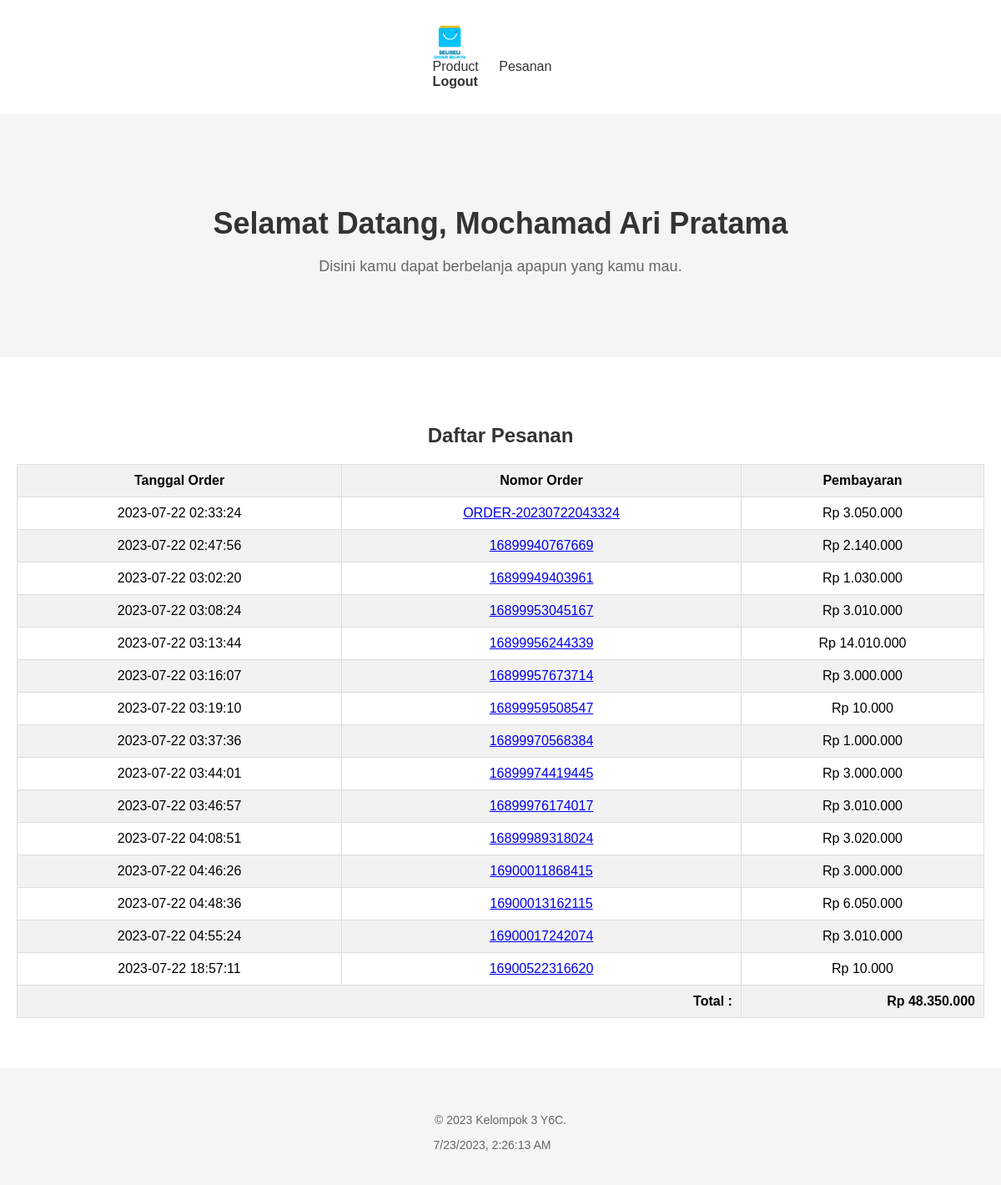
The app's page /dashboard.php (signed in) with its own data.
### tables this page shows
CREATE TABLE `users` (
  `id` int(11) NOT NULL,
  `username` varchar(50) NOT NULL,
  `password` varchar(255) NOT NULL,
  `nama` varchar(50) NOT NULL
);

CREATE TABLE `order` (
  `order_id` int(11) NOT NULL,
  `order_number` varchar(100) NOT NULL,
  `username` varchar(50) NOT NULL,
  `total_pembayaran` decimal(10,2) NOT NULL,
  `tanggal_order` timestamp NOT NULL DEFAULT current_timestamp()
);

### koneksi.php (called while the page is built, shortened)
<?php
function connectDB() {
    $servername = "localhost";
    $username = "root";
    $password = "";
    $dbname = "ecommerce";
    $conn = new mysqli($servername, $username, $password, $dbname);
    return $conn;
}
?>

### dashboard.php (the view, shortened to what this page needs)
<?php
require_once "koneksi.php";
$username = $_SESSION["username"];
$conn = connectDB();
$sql = "SELECT nama FROM users WHERE username = '$username'";
$result = $conn->query($sql);
$nama = "";
if ($result->num_rows == 1) {
    $row = $result->fetch_assoc();
    $nama = $row["nama"];
}
function getOrder($username) {
    $conn = connectDB();
    $sql = "SELECT * FROM `order` WHERE username = '$username'";
    $result = $conn->query($sql);
    $order = array();
    if ($result->num_rows > 0) {
        while ($row = $result->fetch_assoc()) {
            $order[] = $row;
        }
    }
    return $order;
}
$order = getOrder($username);
?>
<!DOCTYPE html>
<html>
<head>
    <link rel="stylesheet" type="text/css" href="css/dashboard.css">
</head>
<body>
    <header>
        <nav>
            <div class="container">
                            <div class="logo-container">
                                <a class="logo" href="#"><img src="logo/logo_header.png" alt="Logo"></a>
                            </div>
                            <ul class="menu">
                                <li><a href="master_data_produk.php">Product</a></li>
                                <li><a href="order.php">Pesanan</a></li>
                            </ul>
                            <a class="logout" href="logout.php">Logout</a>
            </div>
        </nav>
    </header>
    <main>
        <section class="banner">
            <div class="container">
                <h1>Selamat Datang, <?php echo $nama; ?></h1>
                <p>Disini kamu dapat berbelanja apapun yang kamu mau.</p>
            </div>
        </section>
        <?php
                $totalPesanan = 0
                ?>
        <section class="content">
            <div class="container">
                <h2>Daftar Pesanan</h2>
                <table>
                    <thead>
                        <tr>
                        <th>Tanggal Order</th>
                        <th>Nomor Order</th>
                        <th>Pembayaran</th>
                    </tr>
                </thead>
                <tbody>
                <?php
                if ($order) {
                    foreach ($order as $item) {
                        $totalPesanan += $item["total_pembayaran"];
                ?>
                        <tr>
                            <td><?php echo $item["tanggal_order"]; ?></td>
                            <td><a href="order_success.php?id=<?php echo $item["order_id"]; ?>"><?php echo $item["order_number"]; ?></a></td>
                            <td>Rp <?php echo number_format($item["total_pembayaran"], 0, ',', '.'); ?></td>
                        </tr>
                <?php
                    }
                }
                ?>
                </tbody>
                <tfoot>
                    <tr>
                        <th colspan="2">Total :</th>
                        <th class="total_akhir">Rp <?php echo number_format($totalPesanan, 0, ',', '.'); ?></th>
                    </tr>
                </tfoot>
                </table>
            </div>
        </section>
    </main>
    <footer>
        <div class="container">
            <p>&copy; <?php echo date('Y'); ?> Kelompok 3 Y6C.</p>
            <div class="datetime" id="datetime"></div>
        </div>
    </footer>
</body>
</html>

### css/dashboard.css (style rules this page uses)
body { font-family: Arial, sans-serif; margin: 0; padding: 0; }
header { background-color: #fff; box-shadow: 0 2px 4px rgba(0, 0, 0, 0.1); }
nav { display: flex; justify-content: space-between; align-items: center; padding: 10px 0; }
.container { max-width: 100%; margin: 0 auto; padding: 20px; }
.logo-container { flex: 1; display: flex; align-items: center; }
.logo img { width: 40px; height: auto; margin-right: 10px; }
nav .logo { font-size: 24px; font-weight: bold; color: #333; text-decoration: none; display: flex; align-items: center; }
nav ul.menu { list-style-type: none; margin: 0; padding: 0; }
nav ul.menu li { display: inline-block; margin-right: 20px; }
nav ul.menu li a { color: #333; text-decoration: none; }
nav a.logout { color: #333; text-decoration: none; font-weight: bold; }
.banner { background-color: #f5f5f5; padding: 60px 0; text-align: center; }
.banner h1 { font-size: 36px; font-weight: bold; color: #333; margin-bottom: 20px; }
.banner p { font-size: 18px; color: #666; }
.content { background-color: #fff; padding: 40px 0; text-align: center; }
.content h2 { font-size: 24px; font-weight: bold; color: #333; margin-bottom: 20px; }
table { width: 100%; border-collapse: collapse; margin-top: 20px; }
table th { background-color: #f2f2f2; border: 1px solid #ddd; padding: 10px; text-align: center; }
table tr { border-bottom: 1px solid #ddd; }
table tr:nth-child(even) { background-color: #f2f2f2; }
table td { padding: 10px; border: 1px solid #ddd; }
table tfoot th { text-align: right; }
footer { background-color: #f5f5f5; padding: 20px 0; text-align: center; }
footer p { font-size: 14px; color: #666; }
.logo-container { flex: 1; display: flex; align-items: left; }
.logo { font-size: 24px; font-weight: bold; color: #333; text-decoration: none; margin-right: 20px; }
.menu { list-style-type: none; margin: 0; padding: 0; }
.menu li { display: inline-block; margin-right: 20px; }
.menu li a { color: #333; text-decoration: none; }
.logout { color: #333; text-decoration: none; font-weight: bold; align-items: center; margin: 0 auto; }
.datetime { font-size: 14px; color: #666; margin-right: 20px; align-items: center; }

### records on screen
users: nama "Mochamad Ari Pratama"
order: tanggal_order "2023-07-22 02:33:24", order_number "ORDER-20230722043324", total_pembayaran "3.050.000"
order: tanggal_order "2023-07-22 02:47:56", order_number "16899940767669", total_pembayaran "2.140.000"
order: tanggal_order "2023-07-22 03:02:20", order_number "16899949403961", total_pembayaran "1.030.000"
order: tanggal_order "2023-07-22 03:08:24", order_number "16899953045167", total_pembayaran "3.010.000"
order: tanggal_order "2023-07-22 03:13:44", order_number "16899956244339", total_pembayaran "14.010.000"
order: tanggal_order "2023-07-22 03:16:07", order_number "16899957673714", total_pembayaran "3.000.000"
order: tanggal_order "2023-07-22 03:19:10", order_number "16899959508547", total_pembayaran "10.000"
order: tanggal_order "2023-07-22 03:37:36", order_number "16899970568384", total_pembayaran "1.000.000"
order: tanggal_order "2023-07-22 03:44:01", order_number "16899974419445", total_pembayaran "3.000.000"
order: tanggal_order "2023-07-22 03:46:57", order_number "16899976174017", total_pembayaran "3.010.000"
order: tanggal_order "2023-07-22 04:08:51", order_number "16899989318024", total_pembayaran "3.020.000"
order: tanggal_order "2023-07-22 04:46:26", order_number "16900011868415", total_pembayaran "3.000.000"
order: tanggal_order "2023-07-22 04:48:36", order_number "16900013162115", total_pembayaran "6.050.000"
order: tanggal_order "2023-07-22 04:55:24", order_number "16900017242074", total_pembayaran "3.010.000"
order: tanggal_order "2023-07-22 18:57:11", order_number "16900522316620", total_pembayaran "10.000"

### other values on screen
$totalPesanan "48.350.000"
